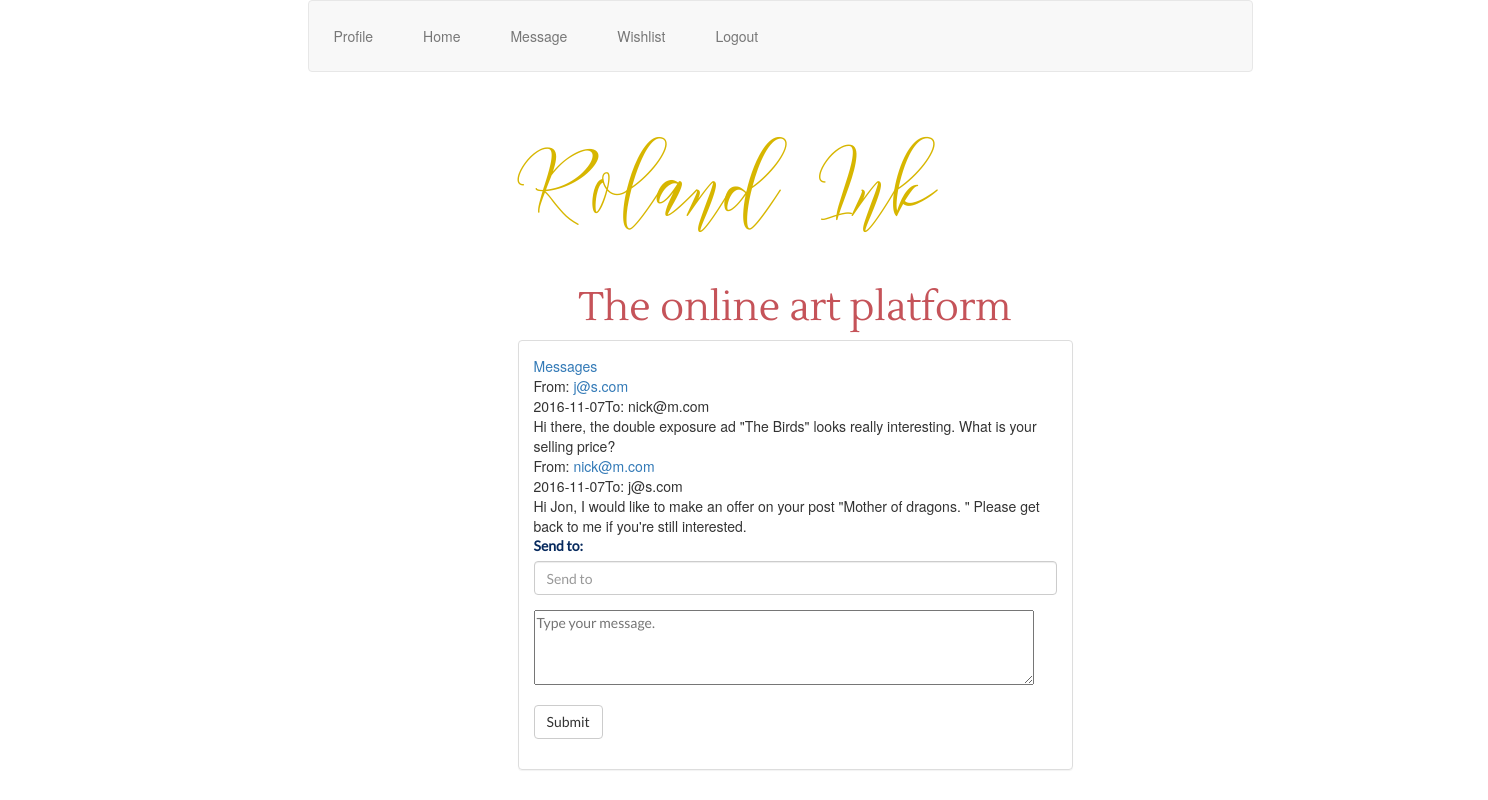
The app's page /message.php (signed in) with its own data.
### tables this page shows
CREATE TABLE `chat` (
  `id` int(11) NOT NULL,
  `user_id` int(11) NOT NULL,
  `message` text NOT NULL,
  `sent_on` date NOT NULL,
  `send_to` varchar(100) NOT NULL
);

CREATE TABLE `users` (
  `user_id` int(11) NOT NULL,
  `name` varchar(100) NOT NULL,
  `surname` varchar(100) NOT NULL,
  `password` varchar(100) NOT NULL,
  `birthday` date NOT NULL,
  `email` varchar(100) NOT NULL,
  `image` blob NOT NULL,
  `work` varchar(100) NOT NULL,
  `interests` text NOT NULL,
  `area` varchar(100) NOT NULL
);

### core/Message.php (called while the page is built, shortened)
<?php
class Message {
  private $dbConnection;
  private $_dbHost = 'localhost';
  private $_dbUsername = 'root';
  private $_dbPassword = '';
  public $_databaseName = 'rol';
  public function __construct() {
    $this->dbConnection = new mysqli($this->_dbHost, $this->_dbUsername,
        $this->_dbPassword, $this->_databaseName);
  }
  public function getMessages() {
    $messages = array();
$mail= $_SESSION['email' ];
 $user=$_SESSION['user_id'];
    $query = " SELECT *  FROM chat WHERE send_to='$mail'  OR user_id='$user' ";
    $resultObj = $this->dbConnection->query($query);
    while ($row = $resultObj->fetch_assoc()) {
      $messages[] = $row;
    }
    return $messages;
  }
}

### message.php (the view, shortened to what this page needs)
<?php
    require_once __DIR__ . '/core/Message.php';
    $chat = new Message();
    $messages = $chat->getMessages();
    include "conn.php";
?>
<!DOCTYPE html>
<html>
	<head>
		<link rel="stylesheet" type="text/css" href="bootstrap/css/bootstrap.css">
		<link rel="stylesheet" type="text/css" href="style.css">
	</head>
	<body id="home-bod">
		<div class="container">
		<div class="row">
			<div class="col-md-10 col-md-offset-3 col-xs-12">
			<nav class="navbar navbar-default">
			    <ul class="nav navbar-nav">
			     <li><a href="profile.php">Profile</a></li>
				<li><a href="home.php">Home</a></li>
				<li><a href="message.php">Message</a></li>
				<li><a href="wishlist.php">Wishlist</a></li>
				<li><a href="logout.php">Logout</a></li>
			    </ul>
			</nav>
			<div class="container" id="container-home">
			<div class="row">
				<div class="col-md-6 col-md-offset-2 col-xs-12">
					<div id="head">
						<h1> <a href="home.php"> Roland Ink</a> </h1>
					</div>
					<h2 id="h2"> The online art platform </h2>
					<div class="panel panel-default">
					<div class="panel-body">
			<div class="msg-header"><a href="profile.php">
			Messages </a></div>
			<div class="msg-wgt-body">
		        <table>
			    <?php
				    if (!empty($messages)) {
					    foreach ($messages as $message) {
					    $msg = htmlentities($message['message'], ENT_NOQUOTES);
					    $user_name = ucfirst($message['user_id']);
					    $sql="SELECT email FROM users WHERE user_id= '$user_name' ";
					    $user=mysqli_query($conn,$sql);
					     $row = mysqli_fetch_assoc($user);
					     $mail=$row['email'];
 					$sql3="SELECT user_id FROM users WHERE user_id= '$user_name' ";
					    $user_id=mysqli_query($conn,$sql3);
					     $row2 = mysqli_fetch_assoc($user_id);
					     $uS=$row2['user_id'];
					    $sent = date( $message['sent_on']);
					    $sendto=($message['send_to']);
					    echo "
				    	<tr class='msg-row-container'>
				    	<td>
				        <div class='msg-row'>
				        	<div class='avatar'></div>
				        		<div class='message'>
				                      <span class='user-label'>From:
				                      	 <a href='user.php?id=" .$uS. " '>  {$mail }</a>
				                      <br />  <span class='msg-time'>{$sent}</span><span class='user-label'>To: {$sendto}</span></span><br/>{$msg}
				                </div>
				            </div>
					        </td>
					    </tr>";}
				    } else {
				        echo "<span>No chat messages available!</span>";
				    }
				?>
				</table>
			</div>
			<div class="msg-wgt-footer">
				<div class="form-group">
					<label for="item">Send to:</label>
					<input type="email" class="form-control" name="send" id="sendto" placeholder="Send to"/>
		        </div>
		        <div class="form-group">
		        	<textarea id="chatMsg" placeholder="Type your message. "></textarea>
				</div>
			    <div class="form-group">
					<button class="btn btn-default" id="submit" name="submit">Submit</button>
			    </div>
	       </div>
	       </div>
	       </div>
       </div>
  </body>
</html>

### style.css (style rules this page uses)
h1 { font-family: 'Frutilla Script', serif; font-size: 140px; color: #24385d; text-align: left; }
#head a { text-decoration: none; color: #d7b600; }
h2 { font-family: 'Lato-Regular', serif; font-size: 30px; color: #d96d87; }
#h2 { font-family: 'Lustria-Regular', serif; font-size: 40px; color: #c55359; text-align: center; }
.form-group { font-family: 'Lato-Regular', sans-serif; color:#072a5e; font-size:14px; }
.container { z-index: 300; }
#chatMsg { width: 500px; height: 75px; }
li { float: left; padding: 10px; }

### records on screen
chat: user.email "j@s.com", sent_on "2016-11-07", send_to "nick@m.com", message "Hi there, the double exposure ad \"The Birds\" looks really interesting. What is your selling price?"
chat: user.email "nick@m.com", sent_on "2016-11-07", send_to "j@s.com", message "Hi Jon, I would like to make an offer on your post \"Mother of dragons. \" Please get back to me if you're still interested."
